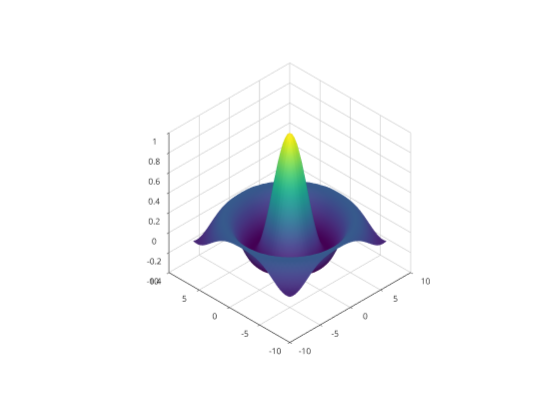

Write notebook code for a chart like this one.
### Code cell
graphics_toolkit ("plotly");
sombrero

### Figure 1 — Plotly figure (JSON) as saved in the notebook; plotly's stock layout.template omitted (floating-point values rounded to 4 significant figures; data arrays with more than 128 entries replaced by an {"elided": "..."} marker saying what was removed)
{"data": [{"autocolorscale": "false", "cauto": "false", "cmax": 1, "cmin": -0.2172, "colorscale": [[0, "rgb(68,1,84)"], [0.01587, "rgb(69,6,90)"], [0.03175, "rgb(70,12,95)"], [0.04762, "rgb(71,18,101)"], [0.06349, "rgb(72,24,106)"], [0.07937, "rgb(72,29,111)"], [0.09524, "rgb(72,35,115)"], [0.1111, "rgb(71,40,119)"], [0.127, "rgb(71,45,123)"], [0.1429, "rgb(70,50,126)"], [0.1587, "rgb(68,55,129)"], [0.1746, "rgb(67,60,132)"], [0.1905, "rgb(65,64,134)"], [0.2063, "rgb(64,69,135)"], [0.2222, "rgb(62,74,137)"], [0.2381, "rgb(60,78,138)"], [0.254, "rgb(58,83,139)"], [0.2698, "rgb(56,87,140)"], [0.2857, "rgb(54,91,140)"], [0.3016, "rgb(52,95,141)"], [0.3175, "rgb(50,99,141)"], [0.3333, "rgb(48,103,141)"], [0.3492, "rgb(46,107,142)"], [0.3651, "rgb(45,111,142)"], [0.381, "rgb(43,115,142)"], [0.3968, "rgb(42,119,142)"], [0.4127, "rgb(40,123,142)"], [0.4286, "rgb(39,127,142)"], [0.4444, "rgb(37,130,142)"], [0.4603, "rgb(36,134,141)"], [0.4762, "rgb(34,138,141)"], [0.4921, "rgb(33,142,140)"], [0.5079, "rgb(32,146,140)"], [0.5238, "rgb(31,149,139)"], [0.5397, "rgb(30,153,138)"], [0.5556, "rgb(30,157,136)"], [0.5714, "rgb(31,161,135)"], [0.5873, "rgb(32,164,133)"], [0.6032, "rgb(34,168,131)"], [0.619, "rgb(38,172,129)"], [0.6349, "rgb(42,176,126)"], [0.6508, "rgb(47,179,123)"], [0.6667, "rgb(53,183,120)"], [0.6825, "rgb(59,186,117)"], [0.6984, "rgb(66,190,113)"], [0.7143, "rgb(73,193,109)"], [0.7302, "rgb(81,196,104)"], [0.746, "rgb(90,199,99)"], [0.7619, "rgb(99,202,94)"], [0.7778, "rgb(108,205,89)"], [0.7937, "rgb(117,208,83)"], [0.8095, "rgb(127,210,77)"], [0.8254, "rgb(137,213,71)"], [0.8413, "rgb(148,215,64)"], [0.8571, "rgb(158,217,57)"], [0.873, "rgb(169,219,50)"], [0.8889, "rgb(180,221,43)"], [0.9048, "rgb(190,223,36)"], [0.9206, "rgb(201,224,30)"], [0.9365, "rgb(212,225,26)"], [0.9524, "rgb(223,227,24)"], [0.9683, "rgb(233,228,25)"], [0.9841, "rgb(243,229,30)"], [1, "rgb(253,231,36)"]], "contours": {"x": {"highlight": true, "highlightcolor": "rgb(0,0,0)", "highlightwidth": 1, "show": false}, "y": {"highlight": true, "highlightcolor": "rgb(0,0,0)", "highlightwidth": 1, "show": false}, "z": {"highlight": true, "highlightcolor": "rgb(0,0,0)", "highlightwidth": 1, "show": false}}, "name": "", "scene": "scene", "showlegend": false, "showscale": false, "surfacecolor": {"elided": "41x41 float values"}, "type": "surface", "visibility": true, "x": [-8, -7.6, -7.2, -6.8, -6.4, -6, -5.6, -5.2, -4.8, -4.4, -4, -3.6, -3.2, -2.8, -2.4, -2, -1.6, -1.2, -0.8, -0.4, 0, 0.4, 0.8, 1.2, 1.6, 2, 2.4, 2.8, 3.2, 3.6, 4, 4.4, 4.8, 5.2, 5.6, 6, 6.4, 6.8, 7.2, 7.6, 8], "y": [-8, -7.6, -7.2, -6.8, -6.4, -6, -5.6, -5.2, -4.8, -4.4, -4, -3.6, -3.2, -2.8, -2.4, -2, -1.6, -1.2, -0.8, -0.4, 0, 0.4, 0.8, 1.2, 1.6, 2, 2.4, 2.8, 3.2, 3.6, 4, 4.4, 4.8, 5.2, 5.6, 6, 6.4, 6.8, 7.2, 7.6, 8], "z": {"elided": "41x41 float values"}}], "layout": {"height": 420, "hovermode": "closest", "margin": {"b": 0, "l": 0, "r": 0, "t": 0}, "plot_bgcolor": "rgba(0,0,0,0)", "scene": {"camera": {"projection": {"type": "orthographic"}}, "domain": {"x": [0.13, 0.905], "y": [0.11, 0.925]}, "xaxis": {"autorange": false, "exponentformat": "none", "gridcolor": "", "gridwidth": 1.5, "linecolor": "rgb(38,38,38)", "linewidth": 1.5, "mirror": false, "range": [10, -10], "showgrid": true, "showline": true, "side": "bottom", "spikedash": "solid", "spikemode": "across", "spikesides": false, "spikethickness": 1, "tickangle": 0, "tickcolor": "rgb(38,38,38)", "tickfont": {"color": "rgb(38,38,38)", "size": 10}, "ticklen": 3, "ticks": "outside", "ticktext": ["-10", "-5", "0", "5", "10"], "tickvals": [-10, -5, 0, 5, 10], "title": {"font": {"color": "rgb(0,0,0)", "size": 11}, "text": ""}, "type": "linear", "visible": true, "zeroline": false}, "yaxis": {"autorange": false, "exponentformat": "none", "gridcolor": "", "gridwidth": 1.5, "linecolor": "rgb(38,38,38)", "linewidth": 1.5, "mirror": false, "range": [10, -10], "showgrid": true, "showline": true, "side": "left", "spikedash": "solid", "spikemode": "across", "spikesides": false, "spikethickness": 1, "tickangle": 0, "tickcolor": "rgb(38,38,38)", "tickfont": {"color": "rgb(38,38,38)", "size": 10}, "ticklen": 3, "ticks": "outside", "ticktext": ["-10", "-5", "0", "5", "10"], "tickvals": [-10, -5, 0, 5, 10], "title": {"font": {"color": "rgb(0,0,0)", "size": 11}, "text": ""}, "type": "linear", "visible": true, "zeroline": false}, "zaxis": {"autorange": false, "exponentformat": "none", "gridcolor": "", "gridwidth": 1.5, "linecolor": "rgb(38,38,38)", "linewidth": 1.5, "mirror": false, "range": [-0.4, 1], "showgrid": true, "showline": true, "side": "none", "spikedash": "solid", "spikemode": "across", "spikesides": false, "spikethickness": 1, "tickangle": 0, "tickcolor": "rgb(38,38,38)", "tickfont": {"color": "rgb(38,38,38)", "size": 10}, "ticklen": 3, "ticks": "outside", "ticktext": ["-0.4", "-0.2", "0", "0.2", "0.4", "0.6", "0.8", "1"], "tickvals": [-0.4, -0.2, 0, 0.2, 0.4, 0.6, 0.8, 1], "title": {"font": {"color": "rgb(0,0,0)", "size": 11}, "text": ""}, "type": "linear", "visible": true, "zeroline": false}}, "showlegend": false, "width": 560}}
